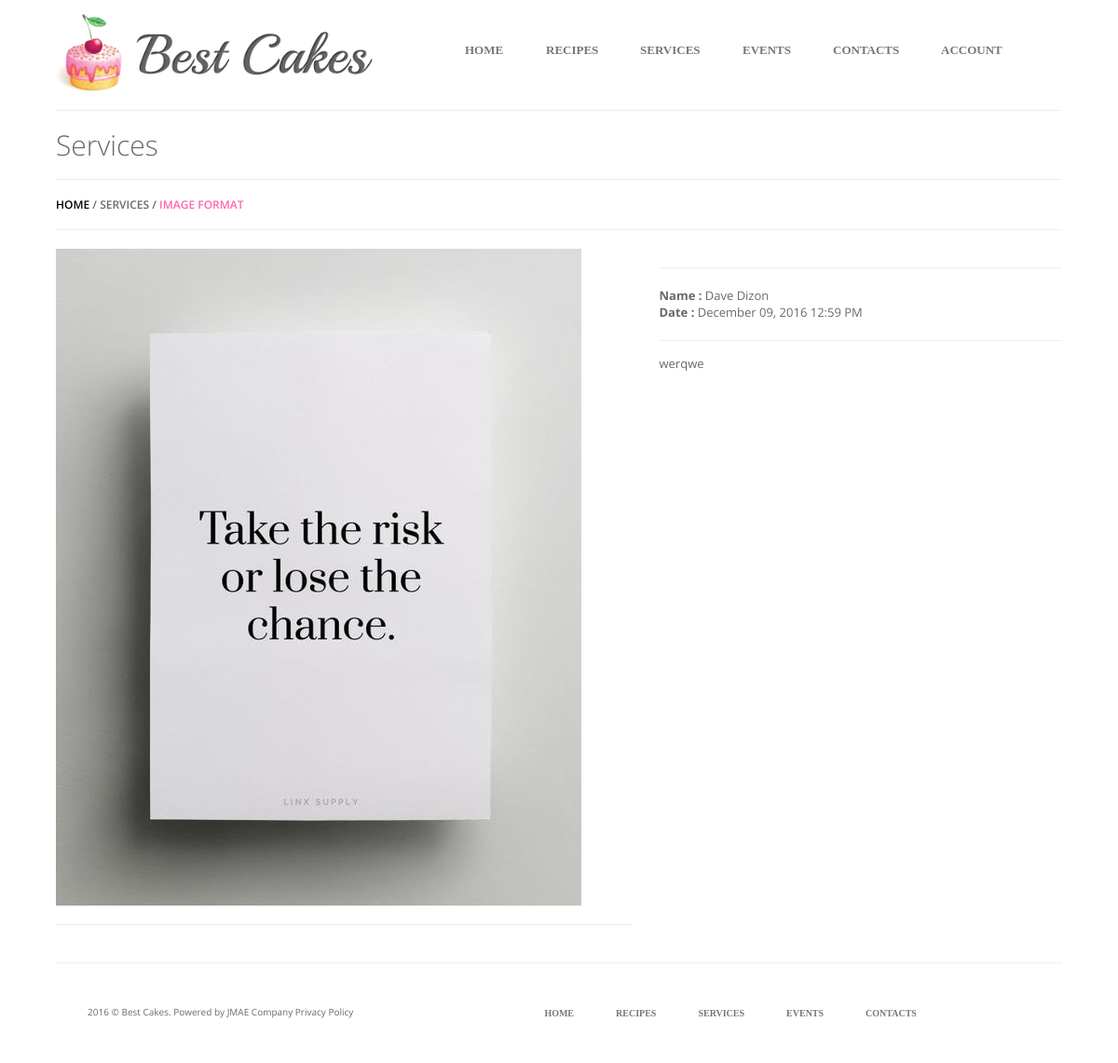
Page /services/format/1 on the committed database.
### tables this page shows
CREATE TABLE `services` (
  `NO` int(11) NOT NULL,
  `CLIENT` varchar(100) NOT NULL,
  `DATE` varchar(100) NOT NULL,
  `INFO` varchar(1000) NOT NULL,
  `DESCRIPTION` varchar(5000) NOT NULL,
  `FORMAT` varchar(100) NOT NULL,
  `IMAGEVIDEOURL` varchar(500) NOT NULL
);

CREATE TABLE `posted` (
  `NO` int(11) NOT NULL,
  `NAME` varchar(100) NOT NULL,
  `USERNAME` varchar(100) NOT NULL,
  `ACCOUNT_TYPE` varchar(20) NOT NULL,
  `TITLE` varchar(255) NOT NULL,
  `IMAGEURL` varchar(100) NOT NULL,
  `DESCRIPTION` varchar(5000) NOT NULL,
  `DATE` varchar(50) NOT NULL,
  `TEMPLATENAME` varchar(50) NOT NULL,
  `RECIPES` varchar(5000) NOT NULL,
  `COMMAND` varchar(50) NOT NULL,
  `PRICE` double(8,2) NOT NULL,
  `CATEGORIES` varchar(50) NOT NULL
);

### application/controllers/Services.php (called while the page is built, shortened)
<?php
class Services extends CI_Controller
{
	public function __construct()
    {
        $this->load->model('Users_model');
        $this->load->model('Services_model');
        $this->load->model('Postcontent_model');
    }
	public function format($no)
	{
        $get_det = "";
        if ( !empty($this->session->userdata['log_sess']) ) {
            $get_det = $this->Users_model->get_user_details($this->session->userdata['log_sess']->USER_ID);
        } else {
            $get_det = $this->Users_model->get_user_details(null);
        }
        $details = array (
            'get_det'           	=>  $get_det,
			'services_content_db'	=>	$this->Services_model->get_specific_services($no),
			'curpage'				=>	'services',
			'get_latest_prod'		=>	$this->Postcontent_model->get_latest_prod(),
			'slide_img_prod'		=>	$this->Postcontent_model->get_all_prod(),
			'servicesformat'		=>	'yes'
		);
		$data['content'] = $this->load->view('user/services/template_services.php',$details,TRUE);
		$data['curpage']	=	"services";
		$data['title']		=	"Services";
		$this->load->view('template.php', $data);
	}
}

### index.php (called while the page is built, shortened)
<?php
require_once BASEPATH.'core/CodeIgniter.php';

### application/models/Services_model.php (called while the page is built, shortened)
<?php
class Services_model extends CI_Model
{
	public $table 				= "services";
	public $dbno 					= "NO";
	function get_specific_services($no){
		$row = 	$this->db->where($this->dbno, $no)
						 ->get($this->table);
		return $row->result();
	}
}

### application/models/Postcontent_model.php (called while the page is built, shortened)
<?php
class Postcontent_model extends CI_Model
{
	public $table 				= "posted";
	public $dbno 				= "NO";
	function get_latest_prod(){
		$row = 	$this->db->order_by($this->dbno, "DESC")
						 ->limit(1)
				 		 ->get($this->table);
		return $row->result();
	}
}

### application/views/user/services/template_format_right.php (the view)
<?php
	foreach($services_content_db as $cont) {
		if ( $cont->FORMAT == "VIDEO FORMAT" ) {
?>
		<hr/>
		<div><span style="font-weight: bold;">Client : </span><?php echo $cont->CLIENT; ?></div>
		<div><span style="font-weight: bold;">Date : </span><?php echo $cont->DATE; ?></div>
		<div><span style="font-weight: bold;">Information : </span><?php echo $cont->INFO; ?></div>
		<hr style="margin-bottom: 0px;"/>
		<?php
			$descript = explode('|', $cont->DESCRIPTION);
			foreach ($descript as $x) {
		?>
			<div class="pad-top-fiften"><?php echo $x;?></div>
		<?php
			}
		?>
<?php
		} else {
?>
		<?php
			if ( !empty ($get_latest_prod) ) {
				foreach ( $get_latest_prod as $glp ) :
		?>
					<hr/>
					<div><span style="font-weight: bold;">Name : </span><?php echo $glp->NAME; ?></div>
					<div><span style="font-weight: bold;">Date : </span><?php echo $glp->DATE; ?></div>
					<hr style="margin-bottom: 0px;"/>
					<?php
						$descript = explode('|', $glp->DESCRIPTION);
						foreach ($descript as $x) {
					?>
						<div class="pad-top-fiften"><?php echo $x;?></div>
					<?php
						}
					?>
		<?php
				endforeach;
			}
		?>
<?php
		}
	}
?>

### application/views/user/services/template_services.php
<div>
	<h1>Services</h1>
</div>
<?php
	if($servicesformat == "no") {
?>
		<hr>
			<h5> <a href="<?php echo base_url();?>">HOME</a> / <span style="color: #FF65AE;">SERVICES</span> </span></a></h5>
		<hr>
		<div class="row">
			<?php foreach ($services_content_db as $cont) { ?>
				<div class="col-md-4">
					<div class="panel panel-default no-border" style="">
						  <div class="panel-body text-center">
						    <?php if($cont->FORMAT == "VIDEO FORMAT") { ?>
						    	<div class="embed-responsive embed-responsive-4by3">
		    						<iframe class="embed-responsive-item" src="<?php echo base_url(); ?>public/img/<?php echo $cont->IMAGEVIDEOURL; ?>" frameborder="0" allowfullscreen></iframe>
								</div>
						    <?php }else{ ?>
						    	<img src="<?php echo base_url(); ?>public/img/<?php echo $cont->IMAGEVIDEOURL; ?>" class="img-responsive cursor-pointer" data-toggle="modal" data-target="#modalImageVideo"/>
						    <?php } ?>
						    <div class="pad-top-ten text-center">
						    	<a href="<?php echo base_url(); ?>services/format/<?php echo $cont->NO; ?>" class="color-pink"><?php echo $cont->FORMAT?></a>
						    </div>
						    <div class="pad-top-ten"><?php echo $cont->INFO?></div>
						  </div>
					</div>
				</div>
			<?php } ?>
		</div>
<?php
	} elseif ($servicesformat == "yes") {
?>
		<hr>
			<?php foreach ($services_content_db as $cont) { ?>
			<h5> <a href="<?php echo base_url();?>">HOME</a> / <span>SERVICES / </span><span style="color: #FF65AE;"> <?php echo $cont->FORMAT; ?> </span></a></h5>
			<?php } ?>
		<hr>
<?php
	   	$this->load->view('user/services/template_format.php');
	}
?>

### application/views/user/services/template_format.php (shortened to what this page needs)
<div class="row">
	<?php
		foreach($services_content_db as $cont) {
			if ( $cont->FORMAT != "SLIDESHOW FORMAT" ) {
	?>
				<div class="col-md-7">
					<?php $this->load->view('user/services/template_format_left.php'); ?>
				</div>
				<div class="col-md-5">
					<?php $this->load->view('user/services/template_format_right.php'); ?>
				</div>
	<?php
			}
		}
	?>
</div>

### application/views/user/services/template_format_left.php
<?php
	foreach($services_content_db as $cont) {
?>
	<?php if($cont->FORMAT == "VIDEO FORMAT") { ?>
				<div class="embed-responsive embed-responsive-4by3">
		    		<iframe class="embed-responsive-item" src="<?php echo base_url(); ?>public/img/<?php echo $cont->IMAGEVIDEOURL; ?>" frameborder="0" allowfullscreen></iframe>
				</div>
	<?php } else if ($cont->FORMAT == "IMAGE FORMAT") { ?>
			<?php
				if ( !empty( $get_latest_prod ) ) {
					foreach ( $get_latest_prod as $glp ) :
			?>
						<img src="<?php echo base_url(); ?>public/img/<?php echo $glp->IMAGEURL; ?>" class="img-responsive cursor-pointer"/>
			<?php
					endforeach;
				}
			?>
	<?php } ?>
<?php
	}
?>
<hr/>

### public/css/style_user.css (style rules this page uses)
body { background-color: #ffffff; background-image: url('/design2/public/img/wooden.jpg'); }
a { color: black; }
.cursor-pointer { cursor:pointer; }
.pad-top-fiften { padding-top: 15px; }

### rows in the picture
services: FORMAT "IMAGE FORMAT"
posted: IMAGEURL (picture), NAME "Dave Dizon", DATE "December 09, 2016 12:59 PM", DESCRIPTION "werqwe"
